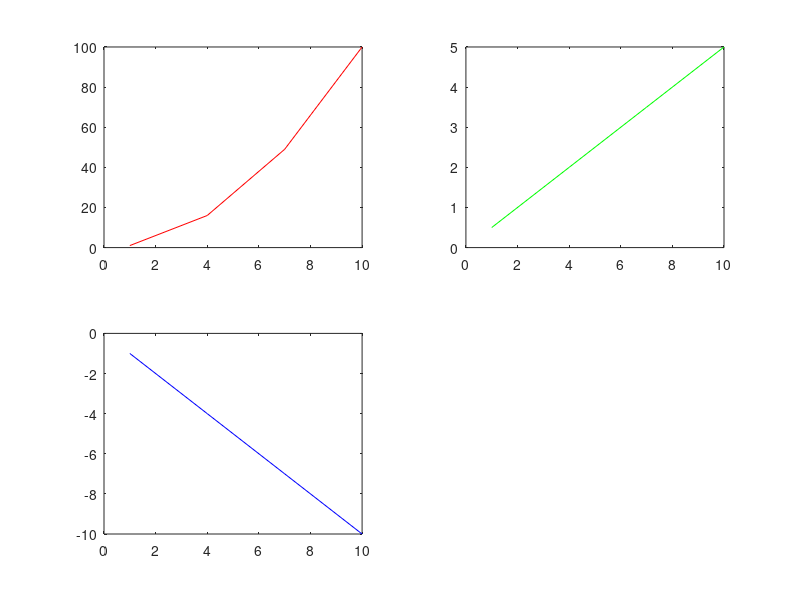

Write MATLAB code to recreate this figure.
%loadDemoPlot will creat a demo plot used to show how FigureTools work.
%
%  Gx = loadDemoPlot;
%
function Gx = loadDemoPlot()
X = 1:3:10;
Y1 = X.^2;
Y2 = X / 2;
Y3 = -X;
Gx = figure();
subplot(2,2,1) 
plot(X, Y1, 'r');
subplot(2,2,2) 
plot(X, Y2, 'g');
subplot(2,2,3) 
plot(X, Y3, 'b');
